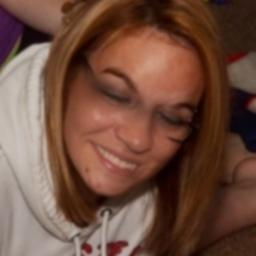
#> input picture data/raw/dataset/Test/Fake/fake_1083.jpg, 256 x 256 px
$ python -i inference.py   (imports and definitions only)
#> lines starting #> are read from the running program, lines starting #| are printed output that depends on the picture
import cv2
import numpy as np

IMAGE_SIZE = (224, 224)


def prepare_rgb_image(rgb_image):
    """Prepare one RGB image using the same preprocessing as training."""
    image = np.asarray(rgb_image)

    if image.ndim != 3 or image.shape[2] != 3:
        raise ValueError("Expected an RGB image with three channels")

    if image.dtype != np.uint8:
        image = np.clip(image, 0, 255).astype(np.uint8)

    cascade_path = cv2.data.haarcascades + "haarcascade_frontalface_default.xml"
    detector = cv2.CascadeClassifier(cascade_path)
    gray = cv2.cvtColor(image, cv2.COLOR_RGB2GRAY)
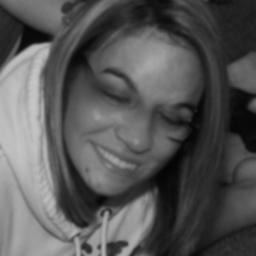
#> gray: shape (256, 256); min 4, max 200, mean 85.9
    faces = detector.detectMultiScale(
        gray,
        scaleFactor=1.1,
        minNeighbors=5,
        minSize=(40, 40),
    )
#> faces = [[55, 96, 85, 85]]

    if len(faces):
        x, y, width, height = max(faces, key=lambda box: box[2] * box[3])
#> x = 55; y = 96; width = 85; height = 85
        pad_x = int(width * 0.15)
#> pad_x = 12
        pad_y = int(height * 0.15)
#> pad_y = 12

        image = image[
            max(0, y - pad_y):min(image.shape[0], y + height + pad_y),
            max(0, x - pad_x):min(image.shape[1], x + width + pad_x),
        ]
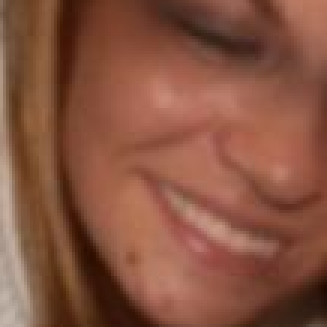
#> image: shape (109, 109, 3) (shown 3 times larger); mean R, G, B 134.5, 83.4, 64

    return cv2.resize(
        image,
        IMAGE_SIZE,
        interpolation=cv2.INTER_AREA,
    ).astype(np.float32)
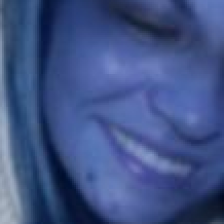
#> returned value: shape (224, 224, 3) float32; mean of channels 0, 1, 2 134.4, 83.3, 63.9; drawn as B, G, R


# [67 lines left out: functions predict_image, predict_video, not called in this run]

>>> import cv2
>>> picture = cv2.cvtColor(cv2.imread('../../data/raw/dataset/Test/Fake/fake_1083.jpg'), cv2.COLOR_BGR2RGB)
>>> result = prepare_rgb_image(picture)

$ run again, on data/raw/dataset/Test/Fake/fake_1263.jpg
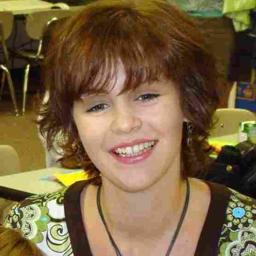
#> input picture data/raw/dataset/Test/Fake/fake_1263.jpg, 256 x 256 px
#> in prepare_rgb_image, `gray = cv2.cvtColor(image, cv2.COLOR_RGB2GRAY)`:
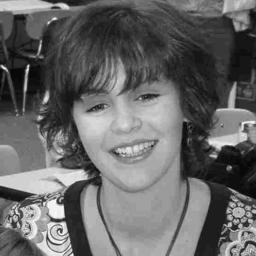
#> gray: shape (256, 256); min 2, max 254, mean 102.2
#> faces = [[95, 161, 78, 78], [56, 47, 136, 136]]
#> x = 56; y = 47; width = 136
#> pad_x = 20
#> in prepare_rgb_image, `return cv2.resize( image, IMAGE_SIZE, interpolation=cv2.INTER_AREA, )...`:
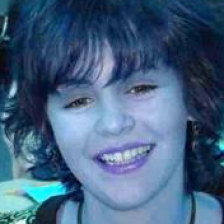
#> returned value: shape (224, 224, 3) float32; mean of channels 0, 1, 2 128.5, 97.6, 68; drawn as B, G, R

$ run again, on data/raw/dataset/Test/Fake/fake_1337.jpg
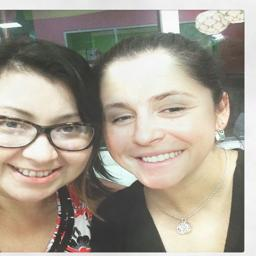
#> input picture data/raw/dataset/Test/Fake/fake_1337.jpg, 256 x 256 px
#> in prepare_rgb_image, `gray = cv2.cvtColor(image, cv2.COLOR_RGB2GRAY)`:
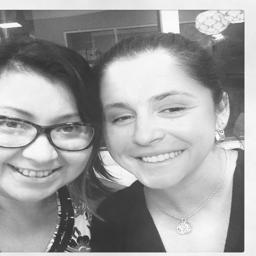
#> gray: shape (256, 256); min 27, max 255, mean 160.7
#> faces = [[82, 62, 131, 131]]
#> x = 82; y = 62; width = 131
#> pad_x = 19
#> in prepare_rgb_image, `return cv2.resize( image, IMAGE_SIZE, interpolation=cv2.INTER_AREA, )...`:
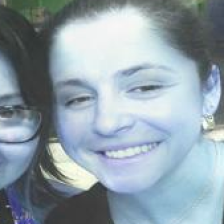
#> returned value: shape (224, 224, 3) float32; mean of channels 0, 1, 2 169.6, 159.8, 144.4; drawn as B, G, R

$ run again, on data/raw/dataset/Test/Fake/fake_1388.jpg
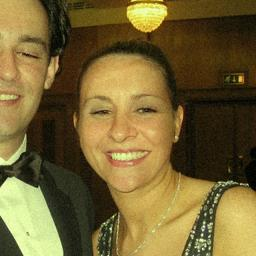
#> input picture data/raw/dataset/Test/Fake/fake_1388.jpg, 256 x 256 px
#> in prepare_rgb_image, `gray = cv2.cvtColor(image, cv2.COLOR_RGB2GRAY)`:
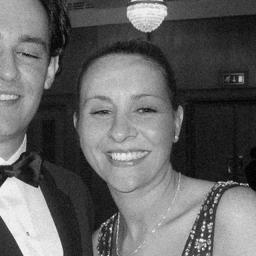
#> gray: shape (256, 256); min 0, max 251, mean 99.6
#> faces = [[63, 66, 119, 119]]
#> x = 63; y = 66; width = 119
#> pad_x = 17
#> in prepare_rgb_image, `return cv2.resize( image, IMAGE_SIZE, interpolation=cv2.INTER_AREA, )...`:
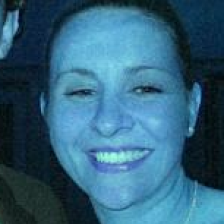
#> returned value: shape (224, 224, 3) float32; mean of channels 0, 1, 2 123.1, 97.9, 50.3; drawn as B, G, R
